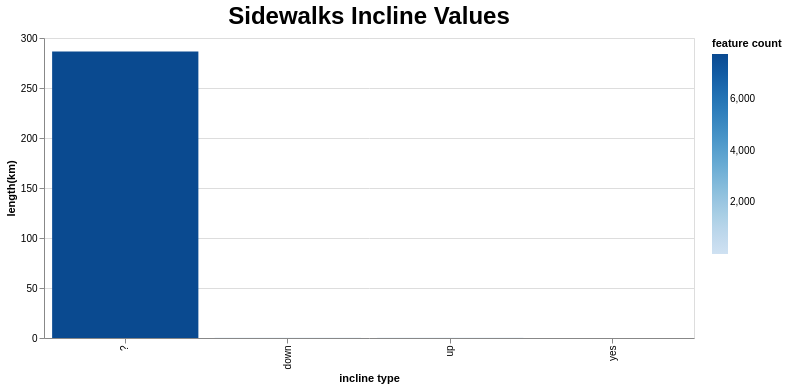

The Vega-Lite source for this figure:
### Vega-Lite specification from a JSON file in a GitHub repository (floating-point values rounded to 4 significant figures)
{"config": {"view": {"continuousWidth": 300, "continuousHeight": 300}, "title": {"fontSize": 24}}, "data": {"name": "data-706a15399c18ea1ff334899331a234ce"}, "mark": {"type": "bar"}, "encoding": {"color": {"field": "feature count", "type": "quantitative"}, "tooltip": {"field": "length(km)", "type": "quantitative"}, "x": {"field": "incline type", "sort": "-y", "type": "nominal"}, "y": {"field": "length(km)", "type": "quantitative"}}, "height": 300, "params": [{"name": "param_6", "select": {"type": "interval", "encodings": ["x", "y"]}, "bind": "scales"}], "title": "Sidewalks Incline Values", "width": 650, "$schema": "https://vega.github.io/schema/vega-lite/v5.json", "datasets": {"data-706a15399c18ea1ff334899331a234ce": [{"incline type": "?", "feature count": 7752, "length(km)": 286.5}, {"incline type": "down", "feature count": 4, "length(km)": 0.2915}, {"incline type": "up", "feature count": 4, "length(km)": 0.2601}, {"incline type": "yes", "feature count": 2, "length(km)": 0.005479}]}}
